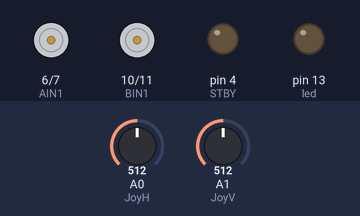
A sketch run on a simulated Arduino Uno, built with avr-gcc and run on an emulated ATmega328P. On the bench: motor-driver pin pairs drawn as motors (green arrow = first pin HIGH = forward, orange = second pin HIGH = backward, longer = more drive, scaled by the enable pin, stopped while the standby pin is LOW), output pins drawn as LEDs (lit = HIGH). The test bench sets the inputs (shaded band); at power-on: A0 (JoyH) = 512, A1 (JoyV) = 512. What the sketch prints to the serial monitor is not drawn.

Above: at 1.2 s.
1.3 s: A0 (JoyH) set to 523
2.8 s: A0 (JoyH) set to 545
At 3.2 s:
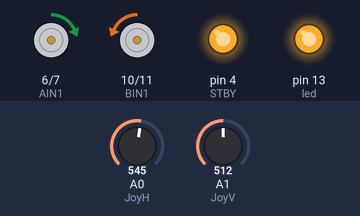
4.3 s: A1 (JoyV) set to 716
At 5.5 s:
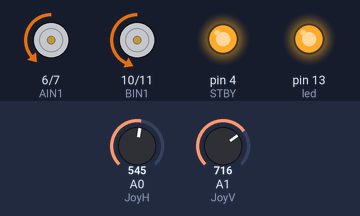
5.8 s: A1 (JoyV) set to 900
At 6.7 s:
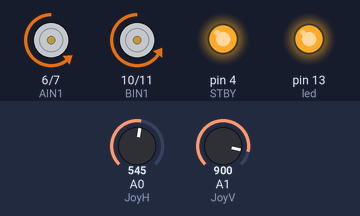
7.3 s: A0 (JoyH) set to 511
At 7.8 s:
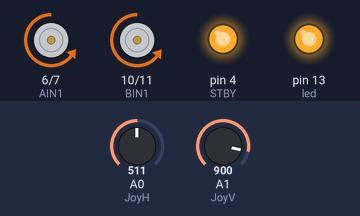
8.8 s: A1 (JoyV) set to 0
At 10.2 s:
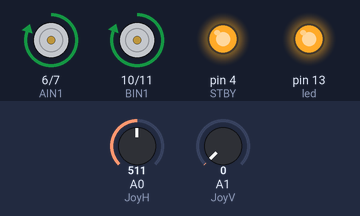
Timing chart, 0 to 11.3 s (numbered marks = the images above; inputs shaded):
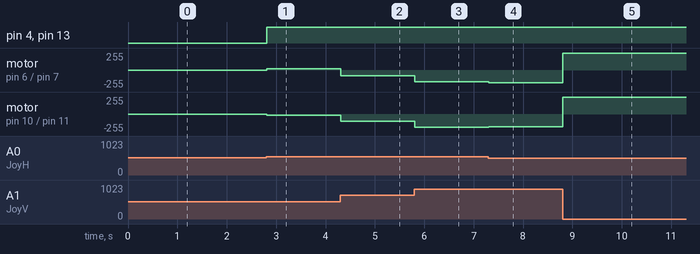

Measured:
- the behaviour switches between 533 and 534 on A0 (JoyH) (found by bisection; images 0 and 1)
- after the input at 2.8 s, pin 4 (STBY), pin 13 (led): LOW → HIGH at once; motor on pin 6 (AIN1) / pin 7 (AIN2): stopped → forward 16/255 at once; motor on pin 10 (BIN1) / pin 11 (BIN2): stopped → backward 16/255 at once
- after the input at 4.3 s, motor on pin 6 (AIN1) / pin 7 (AIN2): forward 16/255 → backward 86/255 at once; motor on pin 10 (BIN1) / pin 11 (BIN2): backward 16/255 → backward 111/255 at once
- after the input at 5.8 s, motor on pin 6 (AIN1) / pin 7 (AIN2): backward 86/255 → backward 178/255 at once; motor on pin 10 (BIN1) / pin 11 (BIN2): backward 111/255 → backward 197/255 at once
- after the input at 7.3 s, motor on pin 6 (AIN1) / pin 7 (AIN2): backward 178/255 → backward 194/255 at once; motor on pin 10 (BIN1) / pin 11 (BIN2): backward 197/255 → backward 193/255 at once
- after the input at 8.8 s, motor on pin 6 (AIN1) / pin 7 (AIN2): backward 194/255 → forward 254/255 at once; motor on pin 10 (BIN1) / pin 11 (BIN2): backward 193/255 → forward 255/255 at once

The sketch:

L298N_TankWithJoy.ino
```cpp
const int led = 13;

//Motor A (Left)
const int PWMA = 3; //Speed control
const int AIN1 = 6; //Direction
const int AIN2 = 7; //Direction

//Motor B (Right)
const int PWMB = 5; //Speed control
const int BIN1 = 10; //Direction
const int BIN2 = 11; //Direction

const int STBY = 4; //standby

const int JoyH = 0;
const int JoyV = 1;
//const int JoyS = 3;

long Xinv, Y;

int V, W; // V = R+L; W = R-L;

int velL, velR;

// for motorMove func
boolean dir1;
boolean dir2;
const int L_minThr = -10;
const int L_maxThr = 10;
const int R_minThr = -10;
const int R_maxThr = 10;

void setup() {
  // H-Bridge
  pinMode(STBY, OUTPUT);

  pinMode(PWMA, OUTPUT);
  pinMode(AIN1, OUTPUT);
  pinMode(AIN2, OUTPUT);

  pinMode(PWMB, OUTPUT);
  pinMode(BIN1, OUTPUT);
  pinMode(BIN2, OUTPUT);

  //DEBUG LED
  pinMode(led, OUTPUT);
  digitalWrite(led, LOW);

  pinMode(JoyH, INPUT);
  pinMode(JoyV, INPUT);
  //pinMode(JoyS, INPUT);

  Serial.begin(115200);
}

void moveForward(){
  moveLR(255,255);
}

void moveBackward(){
  moveLR(-255,-255);
}

void moveLeft(){
  moveLR(0,255);
}

void moveRight(){
  moveLR(255,0);
}


void motorMove(int motor, int speed, int direction){
//Move specific motor at speed and direction
//motor: 0 for A 1 for B
//speed: 0 is off, and 255 is full speed
//direction: 0 clockwise, 1 counter-clockwise

  digitalWrite(STBY, HIGH); //disable standby

  dir1 = LOW;
  dir2 = HIGH;

  if(direction == 1){
    dir1 = HIGH;
    dir2 = LOW;
  }

  if(motor == 0){
    digitalWrite(AIN1, dir1);
    digitalWrite(AIN2, dir2);
    analogWrite(PWMA, speed);
  }else{
    digitalWrite(BIN1, dir1);
    digitalWrite(BIN2, dir2);
    analogWrite(PWMB, speed);
  }
}

//recieves (-256,-256) <= (velL,velR) <= (256,256)
void moveLR(int velL, int velR){
  if ((L_minThr <= velL) && (velL <= L_maxThr) && (R_minThr <= velR) && (velR <= R_maxThr)){  // Joystick center => Motors standby
    digitalWrite(led, LOW);
    motorStop();
  } else {                                                                                    // Joystick move => Motors move
    digitalWrite(led, HIGH);
    motorMove(1, velL>=0 ? velL : -velL, velL>0 ? 0 : 1);
    motorMove(0, velR>=0 ? velR : -velR, velR>0 ? 0 : 1);
  }
}

void motorStop(){
//enable standby
  digitalWrite(STBY, LOW);
}


void JoyToMotor(){
  Xinv = (analogRead(JoyH)/2-256);
  Y = analogRead(JoyV)/2-256;

  Xinv=(Xinv == -256) ? 255 : -Xinv;
  Y=(Y == -256) ? -255 : Y;

  Serial.print("Xinv: ");
  Serial.println(Xinv);
  Serial.print("Y: ");
  Serial.println(Y);

/*
  Serial.print("abs(Xinv): ");
  Serial.println((abs(Xinv)));
  Serial.print("256-abs(Xinv): ");
  Serial.println((256-abs(Xinv)));
  Serial.print("(256-abs(Xinv)*Y/256): ");
  Serial.println((256-abs(Xinv)*Y/256));
*/

  V = (256-abs(Xinv))*Y/256 + Y;
  W = (256-abs(Y))*Xinv/256 + Xinv;

  Serial.print("V: ");
  Serial.println(V);
  Serial.print("W: ");
  Serial.println(W);

  velL = (V-W)/2;
  velR = (V+W)/2;

  Serial.print("velL: ");
  Serial.println(velL);
  Serial.print("velR: ");
  Serial.println(velR);
  Serial.println();

  moveLR(velL, velR);
}

void loop() {

/*
  digitalWrite(led, HIGH);
  moveForward();

  delay(3000);
  digitalWrite(led, LOW);
  moveBackward();

  delay(3000);
  moveRight();

  delay(3000);
  moveLeft();

  delay(3000);
  */
  /*
  Serial.print("Switch:  ");
  Serial.print(digitalRead(JoyS));
  Serial.print("\n");
  */

  JoyToMotor();
  /*velL = 255;
  velR = -255;
  //motorMove(velL, velR);
  digitalWrite(LF, HIGH);
  digitalWrite(LB, LOW);
  digitalWrite(RF, LOW);
  digitalWrite(RB, HIGH);

  delay(1000);

  velL = -510;
  velR = 510;
  //motorMove(velL, velR);
  analogWrite(LF, 0);
  analogWrite(LB, -velL);
  analogWrite(RF, velR);
  analogWrite(RB, 0);

  delay(1000);
  */
}
```
